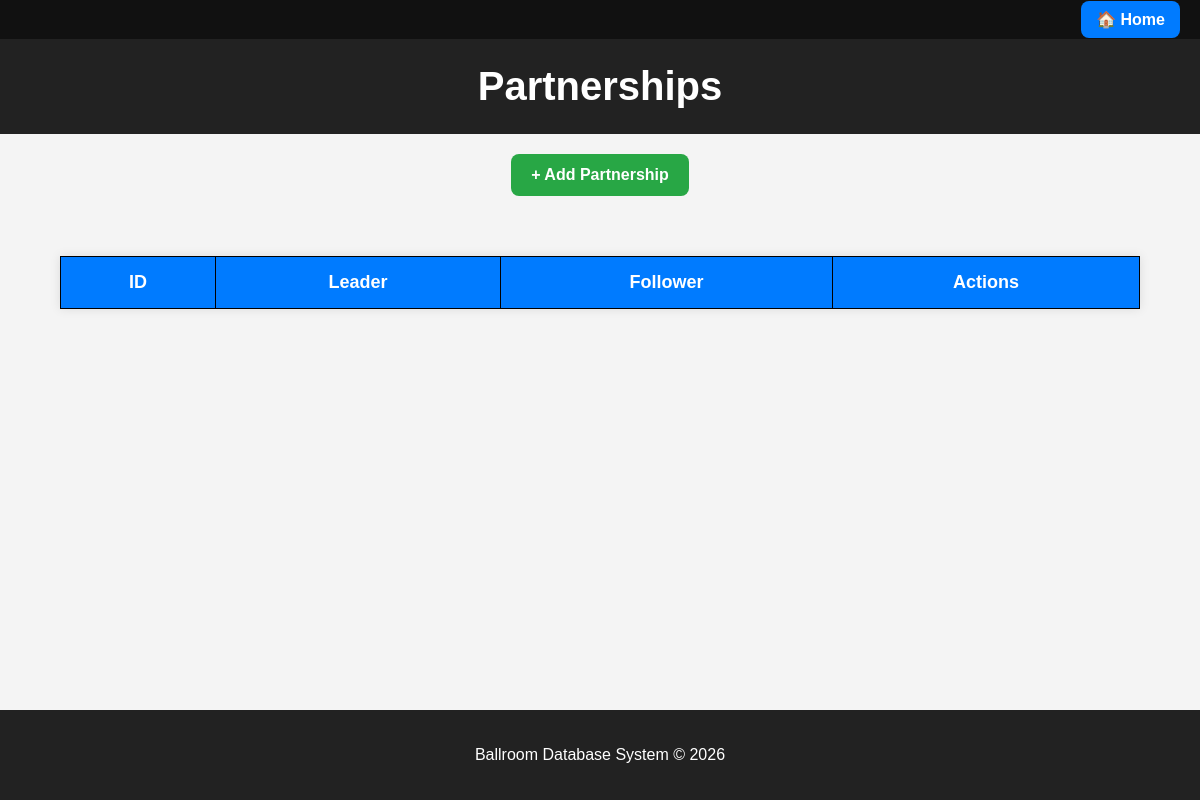
/Partnerships/read.php, run on an earlier commit of the app's database.
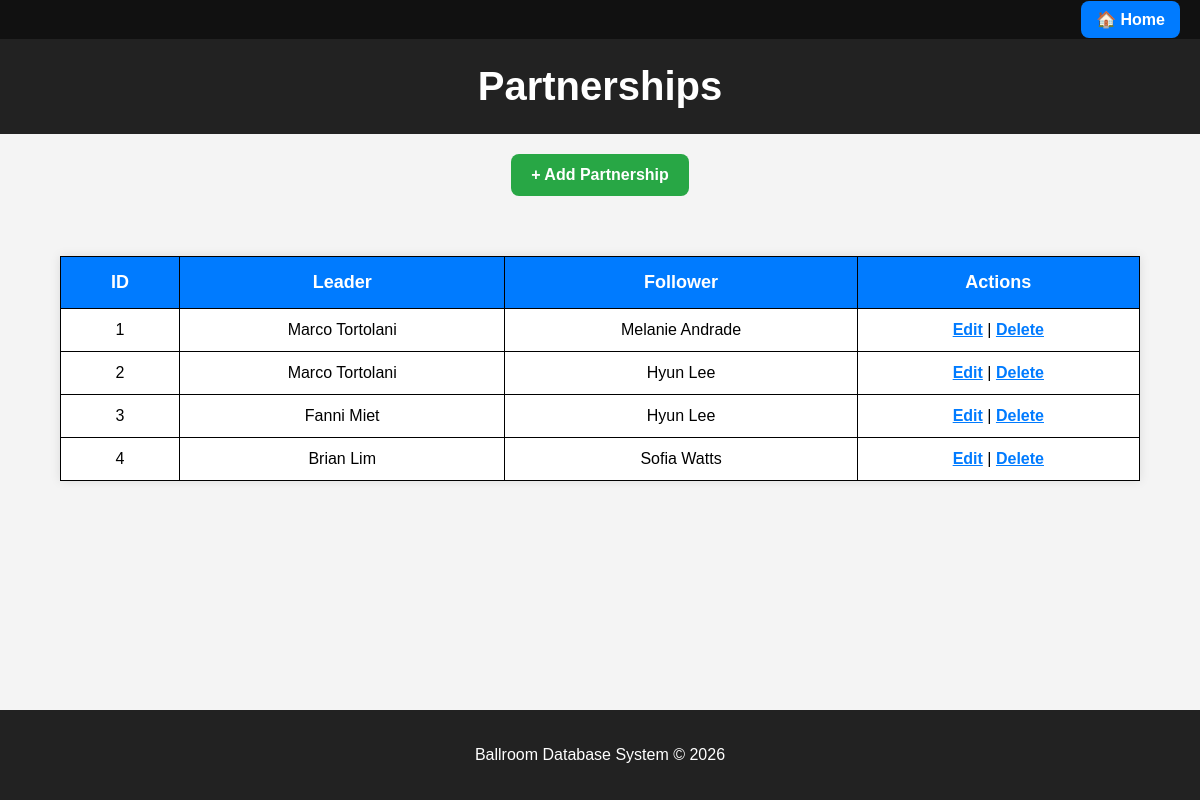
And on a later commit of the database.
### tables this page shows
CREATE TABLE Partnerships (
    partnership_id INT AUTO_INCREMENT PRIMARY KEY,
    leader_id INT NOT NULL,
    follower_id INT NOT NULL,
    FOREIGN KEY (leader_id) 
		REFERENCES Dancers(dancer_id) ON DELETE CASCADE,
    FOREIGN KEY (follower_id) 
		REFERENCES Dancers(dancer_id) ON DELETE CASCADE,
    UNIQUE (leader_id, follower_id),
    CHECK (leader_id <> follower_id)
);

CREATE TABLE Dancers (
    dancer_id INT AUTO_INCREMENT PRIMARY KEY,
    first_name VARCHAR(50) NOT NULL,
    last_name VARCHAR(50) NOT NULL,
    student_status BOOLEAN NOT NULL,
    affiliation_id INT,
    FOREIGN KEY (affiliation_id) 
		REFERENCES Affiliations(affiliation_id) 
        ON DELETE SET NULL
);

### Partnerships/read.php (the view)
<?php include("../includes/header.php"); ?>
<?php require_once("../dbconn.php"); ?>
<h1>Partnerships</h1>
<div style="text-align:center;">
    <a href="create.php" class="button-link">+ Add Partnership</a>
</div>
<table>
<tr>
    <th>ID</th>
    <th>Leader</th>
    <th>Follower</th>
    <th>Actions</th>
</tr>
<?php
$sql = "
SELECT p.partnership_id,
       d1.first_name AS leader_first,
       d1.last_name AS leader_last,
       d2.first_name AS follower_first,
       d2.last_name AS follower_last
FROM Partnerships p
JOIN Dancers d1 ON p.leader_id = d1.dancer_id
JOIN Dancers d2 ON p.follower_id = d2.dancer_id
";
$result = $conn->query($sql);
while($row = $result->fetch_assoc()){
    echo "<tr>
        <td>{$row['partnership_id']}</td>
        <td>{$row['leader_first']} {$row['leader_last']}</td>
        <td>{$row['follower_first']} {$row['follower_last']}</td>
        <td>
            <a href='update.php?id={$row['partnership_id']}'>Edit</a> |
            <a href='delete.php?id={$row['partnership_id']}' onclick='return confirm(\"Delete?\")'>Delete</a>
        </td>
    </tr>";
}
?>
</table>
<?php include("../includes/footer.php"); ?>

### includes/header.php (shortened to what this page needs)
<!DOCTYPE html>
<html>
<head>
    <link rel="stylesheet" href="/assets/style.css">
</head>
<body>
<div class="top-bar">
    <a href="/index.php" class="home-button">🏠 Home</a>
</div>
<div class="page-container">

### includes/footer.php
</div>
<footer class="footer">
    <p>Ballroom Database System &copy; <?php echo date("Y"); ?></p>
</footer>
</body>
</html>

### assets/style.css (style rules this page uses)
body { font-family: Arial, sans-serif; background: #f4f4f4; margin: 0; padding: 0; }
h1 { background: #222; color: white; padding: 25px; margin: 0; font-size: 40px; text-align: center; }
table { width: 90%; margin: 40px auto; border-collapse: collapse; background: white; box-shadow: 0 0 10px rgba(0,0,0,0.1); border: 1px solid #000000; }
th { background: #007BFF; color: white; padding: 15px; font-size: 18px; border: 1px solid #000000; }
td { padding: 12px; text-align: center; border-bottom: 1px solid #ddd; border: 1px solid #000000; }
a { color: #007BFF; font-weight: bold; }
.button-link { display: inline-block; margin: 20px auto; padding: 12px 20px; background: #28a745; color: white; border-radius: 8px; text-decoration: none; }
.footer { text-align: center; padding: 20px; background: #222; color: white; margin-top: 40px; }
.top-bar { background: #111; padding: 10px 20px; text-align: right; }
.home-button { color: white; background: #007BFF; padding: 10px 15px; border-radius: 8px; text-decoration: none; font-size: 16px; }
html, body { height: 100%; }
body { display: flex; flex-direction: column; min-height: 100vh; }
.page-container { flex: 1; }

What changed in the data, as far as the page shows it:
added partnerships: partnership_id "1", leader.first_name "Marco", leader.last_name "Tortolani", follower.first_name "Melanie", follower.last_name "Andrade"
added partnerships: partnership_id "2", leader.first_name "Marco", leader.last_name "Tortolani", follower.first_name "Hyun", follower.last_name "Lee"
added partnerships: partnership_id "3", leader.first_name "Fanni", leader.last_name "Miet", follower.first_name "Hyun", follower.last_name "Lee"
added partnerships: partnership_id "4", leader.first_name "Brian", leader.last_name "Lim", follower.first_name "Sofia", follower.last_name "Watts"
